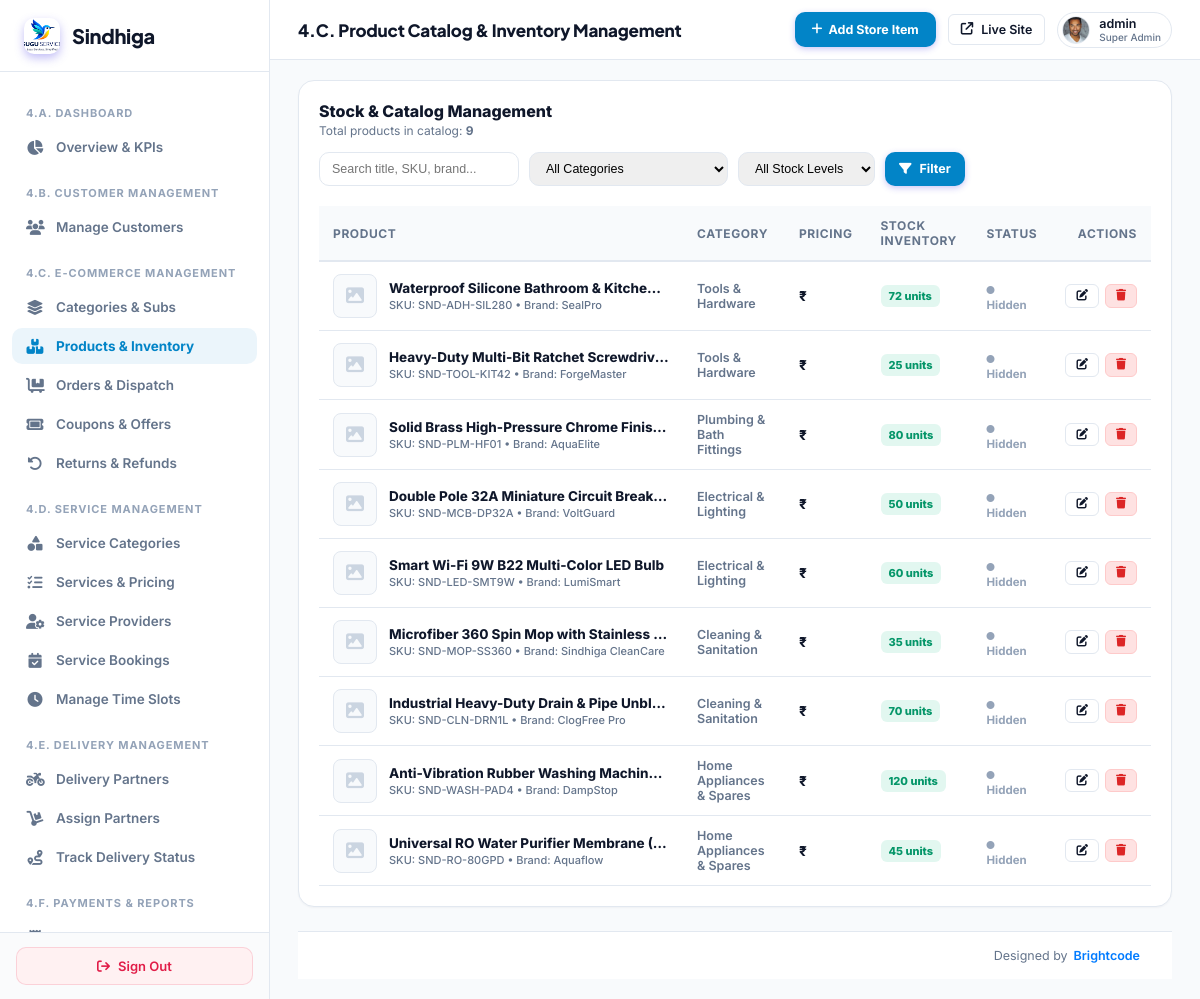
Page /super-admin/ecom/products/ (signed in) on the earlier database version.
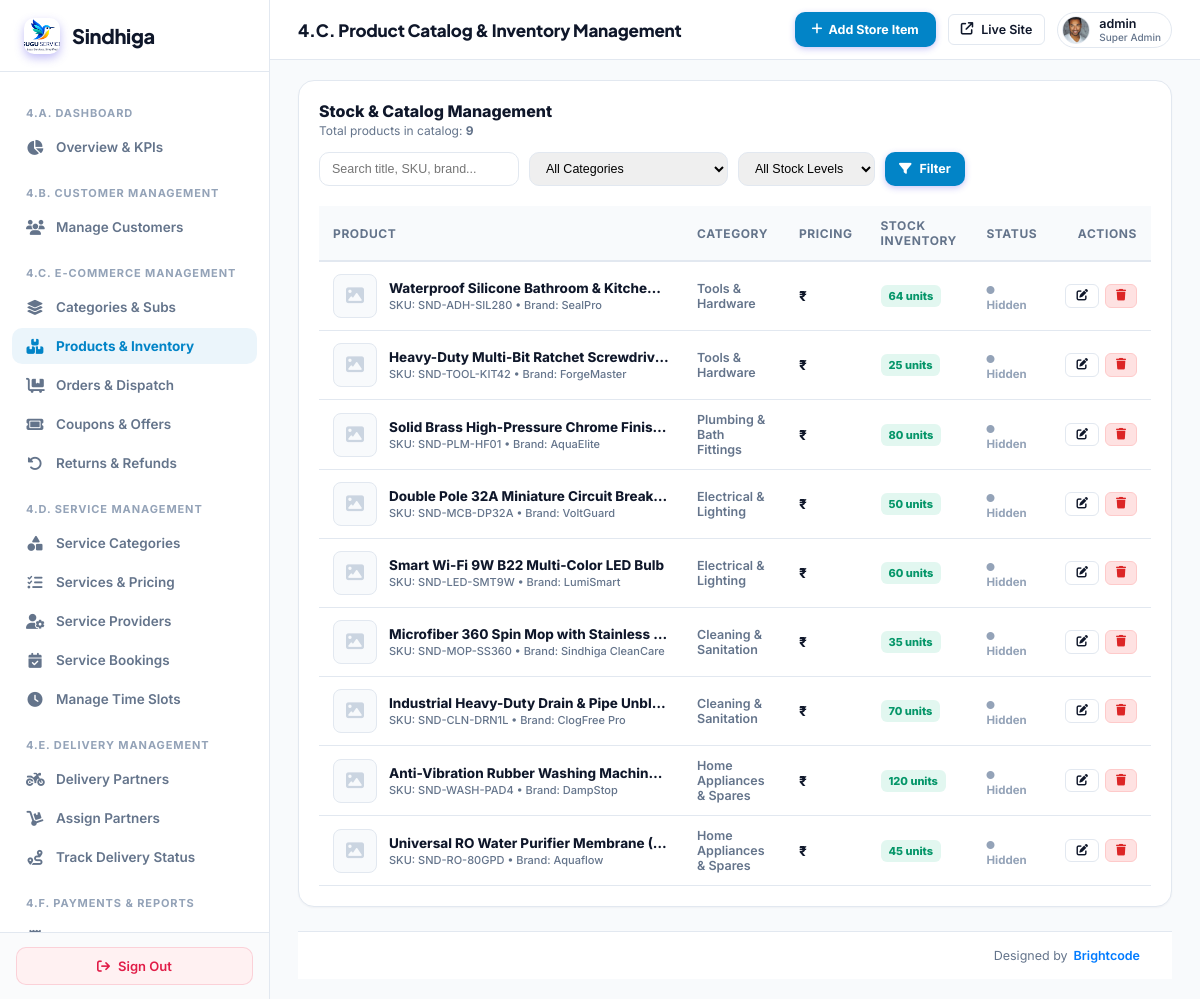
Same page on the later database version.
### myapp/models.py (models this page shows, shortened)
class Product(models.Model):
    STATUS_CHOICES = (
        ('active', 'Active / Published'),
        ('draft', 'Draft / Unpublished'),
        ('out_of_stock', 'Out of Stock'),
    )
    title = models.CharField(max_length=255)
    slug = models.SlugField(max_length=255, unique=True, null=True, blank=True)
    category = models.ForeignKey(ProductCategory, on_delete=models.SET_NULL, null=True, blank=True, related_name='products')
    subcategory = models.ForeignKey(ProductSubCategory, on_delete=models.SET_NULL, null=True, blank=True, related_name='products')
    brand = models.CharField(max_length=150, blank=True, null=True)
    description = models.TextField(blank=True, null=True)
    specifications = models.JSONField(default=dict, blank=True, null=True, help_text="Key-value specifications e.g. {'Warranty': '1 Year', 'Color': 'White'}")
    mrp_price = models.DecimalField(max_digits=10, decimal_places=2, default=0.00, help_text="Maximum Retail Price (Strikethrough)")
    sale_price = models.DecimalField(max_digits=10, decimal_places=2, default=0.00, help_text="Effective selling price")
    stock_quantity = models.IntegerField(default=10, help_text="Available inventory units")
    sku = models.CharField(max_length=100, unique=True, null=True, blank=True)
    unit = models.CharField(max_length=50, default='1 Piece', help_text="Unit e.g. 1 Piece, 500g, Pack of 2")
    image = models.ImageField(upload_to='products/', null=True, blank=True)
    image_url = models.CharField(max_length=500, null=True, blank=True)
    status = models.CharField(max_length=20, choices=STATUS_CHOICES, default='active')
    rating = models.DecimalField(max_digits=3, decimal_places=1, default=4.8)
    reviews_count = models.IntegerField(default=0)
    is_featured = models.BooleanField(default=False)
    created_at = models.DateTimeField(default=timezone.now)
    updated_at = models.DateTimeField(auto_now=True)
    class Meta:
        ordering = ['-created_at']

class ProductCategory(models.Model):
    name = models.CharField(max_length=150)
    slug = models.SlugField(max_length=150, unique=True, null=True, blank=True)
    description = models.TextField(blank=True, null=True)
    icon_class = models.CharField(max_length=100, default='bi-box-seam')
    image = models.ImageField(upload_to='product_categories/', null=True, blank=True)
    order = models.IntegerField(default=0)
    status = models.CharField(max_length=20, choices=(('active', 'Active'), ('inactive', 'Inactive')), default='active')
    created_at = models.DateTimeField(default=timezone.now)
    class Meta:
        verbose_name_plural = "Product Categories"
        ordering = ['order', 'name']

### myapp/sindhiga_superadmin_canonical_views.py (the view)
# urls.py: path('super-admin/ecom/products/', canon_admin.super_admin_ecom_products, name='super_admin_ecom_products'),
@user_passes_test(super_admin_check, login_url='/super-admin/login/')
def super_admin_ecom_products(request):
    q = request.GET.get('q', '').strip()
    cat_id = request.GET.get('category', '').strip()
    stock_status = request.GET.get('stock', '').strip()
    products_qs = Product.objects.select_related('category', 'subcategory').order_by('-created_at')
    if q:
        products_qs = products_qs.filter(
            Q(title__icontains=q) |
            Q(sku__icontains=q) |
            Q(brand__icontains=q)
        )
    if cat_id:
        products_qs = products_qs.filter(category_id=cat_id)
    if stock_status == 'out':
        products_qs = products_qs.filter(stock_quantity__lte=0)
    elif stock_status == 'low':
        products_qs = products_qs.filter(stock_quantity__gt=0, stock_quantity__lte=10)
    elif stock_status == 'in_stock':
        products_qs = products_qs.filter(stock_quantity__gt=10)
    categories = ProductCategory.objects.all().order_by('name')
    paginator = Paginator(products_qs, 15)
    page_number = request.GET.get('page')
    products = paginator.get_page(page_number)
    return render(request, 'superadmin/ecom_products.html', {
        'products': products,
        'categories': categories,
        'q': q,
        'selected_category': cat_id,
        'stock_status': stock_status,
        'total_count': products_qs.count()
    })

### myapp/sindhiga_superadmin_canonical_views.py (called while the page is built)
def super_admin_check(user):
    return user.is_authenticated and (user.is_superuser or user.is_staff or getattr(user, 'role', '') == 'ADMIN')

### templates/superadmin/ecom_products.html (shortened to what the changed rows need)
{% extends 'superadmin/base.html' %}
{% block content %}
<div class="card" style="padding: 20px;">
  <div style="overflow-x: auto;">
    <table class="data-table" style="width: 100%; border-collapse: collapse; font-size: 13px;">
      <thead>
        <tr style="border-bottom: 2px solid var(--border); text-align: left; background: #f8fafc;">
          <th style="padding: 12px 14px; font-weight: 700; color: var(--text-muted);">Product</th>
          <th style="padding: 12px 14px; font-weight: 700; color: var(--text-muted);">Category</th>
          <th style="padding: 12px 14px; font-weight: 700; color: var(--text-muted);">Pricing</th>
          <th style="padding: 12px 14px; font-weight: 700; color: var(--text-muted);">Stock Inventory</th>
          <th style="padding: 12px 14px; font-weight: 700; color: var(--text-muted);">Status</th>
          <th style="padding: 12px 14px; font-weight: 700; color: var(--text-muted); text-align: right;">Actions</th>
        </tr>
      </thead>
      <tbody>
        {% for p in products %}
        <tr style="border-bottom: 1px solid var(--border);">
          <td style="padding: 12px 14px;">
            <div style="display: flex; align-items: center; gap: 12px;">
              <div style="width: 44px; height: 44px; border-radius: 8px; background: #f8fafc; border: 1px solid var(--border); display: flex; align-items: center; justify-content: center; overflow: hidden; flex-shrink: 0;">
                {% if p.main_image %}
                  <img src="{{ p.main_image.url }}" alt="{{ p.title }}" style="width: 100%; height: 100%; object-fit: contain;">
                {% else %}
                  <i class="fa-solid fa-image" style="color: #cbd5e1; font-size: 18px;"></i>
                {% endif %}
              </div>
              <div>
                <a href="{% url 'super_admin_ecom_product_edit' p.id %}" style="font-weight: 750; color: var(--text-main); text-decoration: none; display: block; max-width: 280px; white-space: nowrap; overflow: hidden; text-overflow: ellipsis;">
                  {{ p.title }}
                </a>
                <span style="font-size: 11px; color: var(--text-muted);">SKU: {{ p.sku }} &bull; Brand: {{ p.brand|default:"Sindhiga" }}</span>
              </div>
            </div>
          </td>
          <td style="padding: 12px 14px; font-weight: 600; color: var(--text-muted); font-size: 12.5px;">
            {{ p.category.name|default:"Unassigned" }}
          </td>
          <td style="padding: 12px 14px;">
            <div style="font-weight: 800; color: var(--text-main); font-size: 13.5px;">₹{{ p.price|floatformat:0 }}</div>
          </td>
          <td style="padding: 12px 14px;">
            {% if p.stock_quantity <= 0 %}
              <span class="badge" style="background: rgba(239,68,68,0.12); color: #dc2626; padding: 4px 8px; border-radius: 6px; font-weight: 800; font-size: 11px;">
                Out of Stock (0)
              </span>
            {% elif p.stock_quantity <= 10 %}
              <span class="badge" style="background: rgba(245,158,11,0.12); color: #d97706; padding: 4px 8px; border-radius: 6px; font-weight: 800; font-size: 11px;">
                Low Stock ({{ p.stock_quantity }})
              </span>
            {% else %}
              <span class="badge" style="background: rgba(16,185,129,0.12); color: #059669; padding: 4px 8px; border-radius: 6px; font-weight: 800; font-size: 11px;">
                {{ p.stock_quantity }} units
              </span>
            {% endif %}
          </td>
          <td style="padding: 12px 14px;">
            {% if p.is_available %}
              <span style="font-size: 11.5px; font-weight: 700; color: #059669;"><i class="fa-solid fa-circle" style="font-size: 8px; margin-right: 4px;"></i> Live</span>
            {% else %}
              <span style="font-size: 11.5px; font-weight: 700; color: #94a3b8;"><i class="fa-solid fa-circle" style="font-size: 8px; margin-right: 4px;"></i> Hidden</span>
            {% endif %}
          </td>
          <td style="padding: 12px 14px; text-align: right;">
            <div style="display: inline-flex; gap: 6px;">
              <a href="{% url 'super_admin_ecom_product_edit' p.id %}" class="btn btn-outline btn-sm" style="padding: 5px 10px; border: 1px solid var(--border); border-radius: 6px; text-decoration: none; font-size: 11.5px; font-weight: 600; color: var(--text-main);">
                <i class="fa-solid fa-pen-to-square"></i>
              </a>
              <a href="{% url 'super_admin_ecom_product_delete' p.id %}" onclick="return confirm('Delete product {{ p.title }}?');" class="btn btn-sm" style="padding: 5px 10px; border-radius: 6px; text-decoration: none; font-size: 11.5px; font-weight: 600; background: #fee2e2; color: #dc2626; border: 1px solid #fecaca;">
                <i class="fa-solid fa-trash"></i>
              </a>
            </div>
          </td>
        </tr>
        {% empty %}
        <tr>
          <td colspan="6" style="text-align: center; padding: 32px; color: var(--text-muted);">
            No items in catalog matching your filter.
          </td>
        </tr>
        {% endfor %}
      </tbody>
    </table>
  </div>
</div>
{% endblock %}

Differences in the rows shown:
changed Product "SND-ADH-SIL280": stock_quantity "72" → "64"
